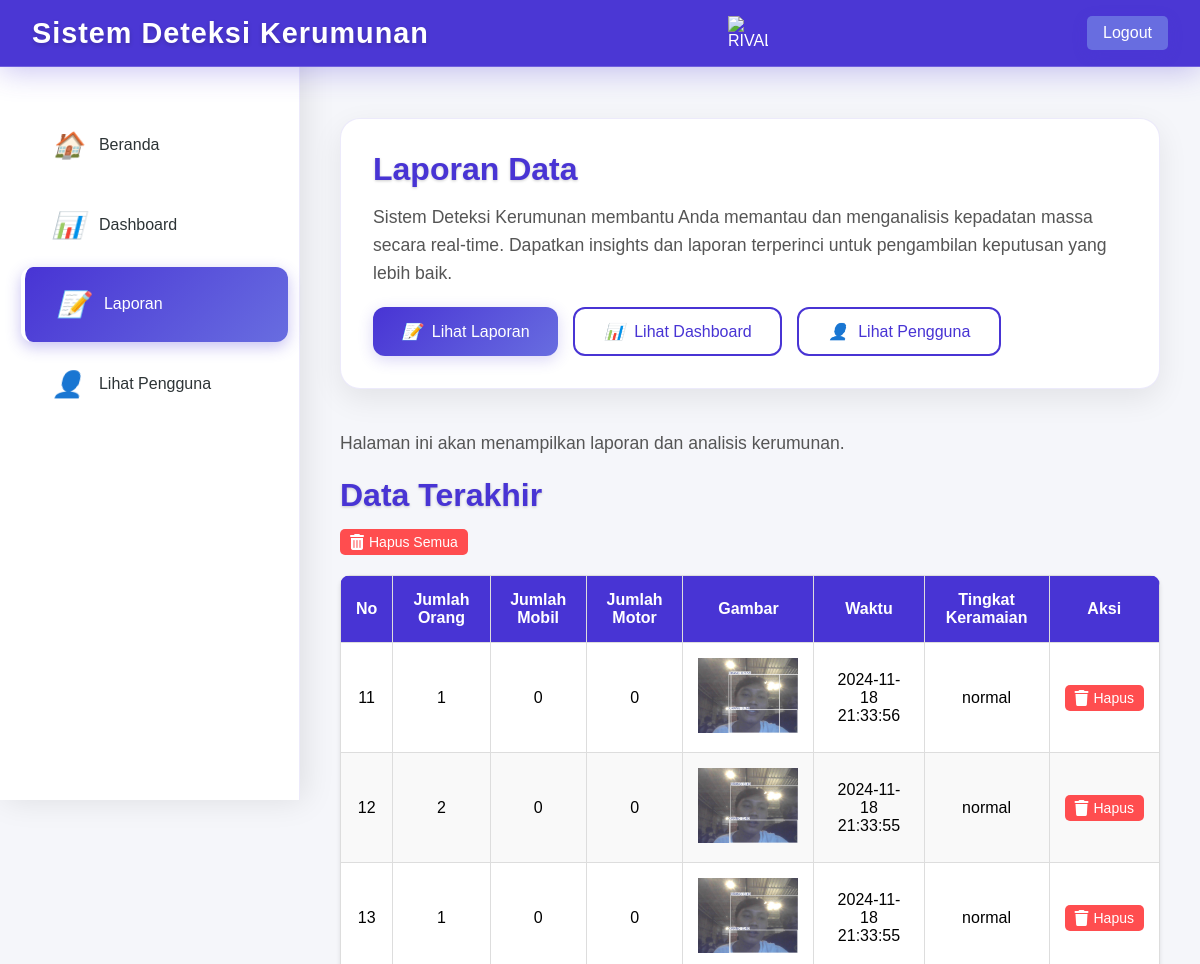
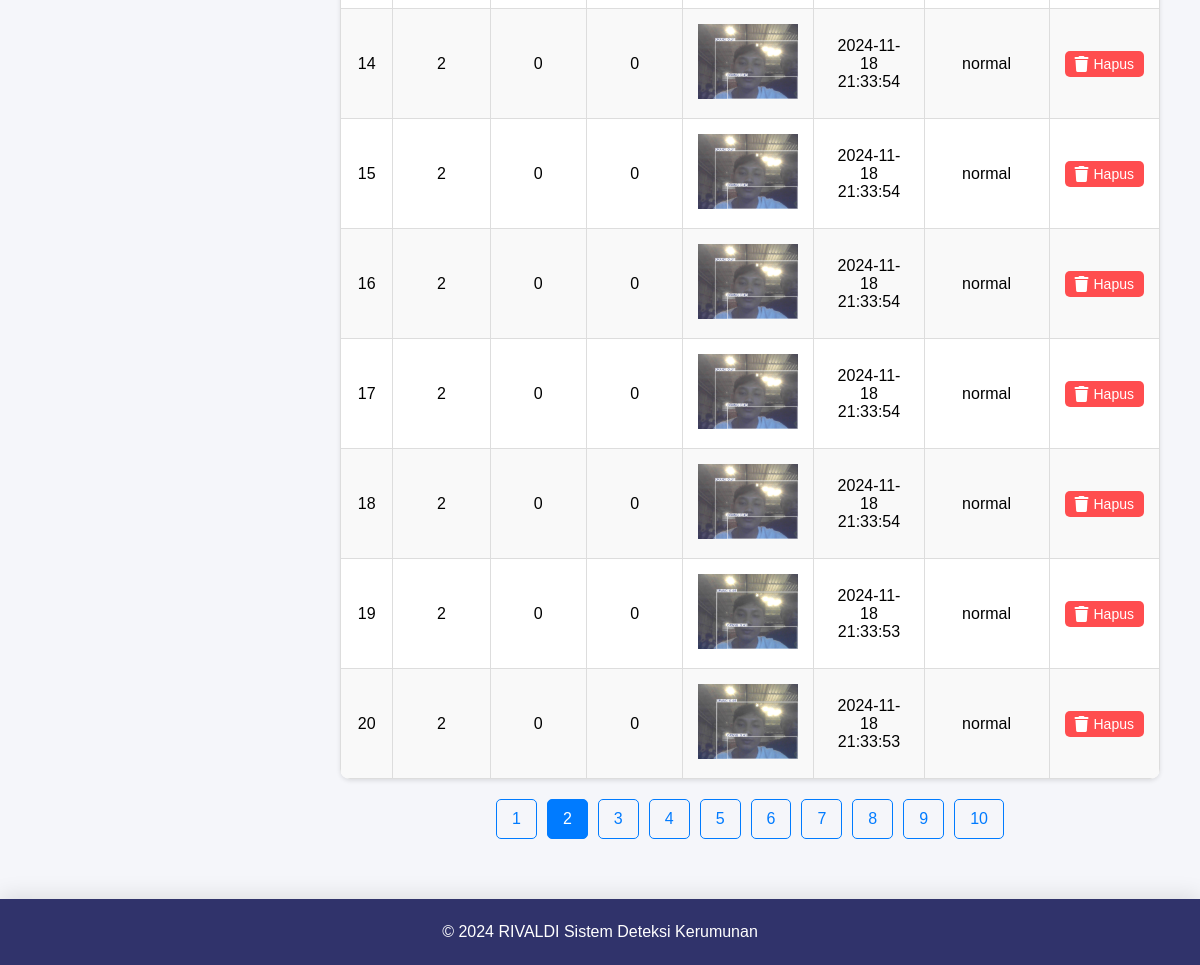
Screenshot of /laporan?page=2 (signed in) with the database file from the repository (2 pictures, top to bottom).
### tables this page shows
CREATE TABLE deteksi (
                                    id INTEGER PRIMARY KEY AUTOINCREMENT,
                                    orang INTEGER,
                                    mobil INTEGER,
                                    motor INTEGER,
                                    gambar TEXT,
                                    waktu TEXT,
                                    tingkat_keramaian TEXT
                                );

### app1.py (the view)
@app.route('/laporan')
def laporan():
    if 'user_id' not in session:
        flash('Please log in to access this page.')
        return redirect(url_for('login'))
    elif session['role'] not in ['admin', 'staf']:
        flash('Access denied: Admins and Staff only.')
        return redirect(url_for('index'))
    try:
        per_page = 10  # Number of items per page
        current_page = int(request.args.get('page', 1))  # Get the current page from query parameter
        with sqlite3.connect(DATABASE) as conn:
            cursor = conn.cursor()
            cursor.execute("SELECT COUNT(*) FROM deteksi")  # Count total data
            total_data = cursor.fetchone()[0]
            total_pages = (total_data + per_page - 1) // per_page  # Calculate total pages
            offset = (current_page - 1) * per_page  # Calculate the offset for the current page
            cursor.execute(
                "SELECT * FROM deteksi ORDER BY id DESC LIMIT ? OFFSET ?",
                (per_page, offset)
            )
            data = cursor.fetchall()
            for i in range(len(data)):
                data[i] = list(data[i])  # Convert tuple to list
                data[i][4] = f"/static/img/{data[i][4].split('/')[-1]}"  # Update image path
            logging.info("Fetched detection data successfully.")
        start_number = (current_page - 1) * per_page + 1
    except Exception as e:
        logging.error(f"Error fetching detection data: {e}")
        flash('An error occurred while fetching data.')
        data = []
        total_pages = 0
        current_page = 1
        start_number = 1
    return render_template(
        'laporan.html',
        data=data,
        total_pages=total_pages,
        current_page=current_page,
        start_number=start_number  # Pass the starting number to the template
    )

### templates/laporan.html (shortened to what this page needs)
<!DOCTYPE html>
<html lang="id">
<head>
    <link href="https://cdnjs.cloudflare.com/ajax/libs/font-awesome/6.0.0-beta3/css/all.min.css" rel="stylesheet">
</head>
<body>
    <header class="header">
        <h1>
            Sistem Deteksi Kerumunan
        </h1>
        <img src="https://i.ibb.co/pxX3fB6/RIVALDI-removebg.png" alt="RIVALDI" class="gambar-kecil">
        <a href="{{ url_for('logout') }}" class="btn logout-btn">Logout</a>
    </header>
    <br>
    <nav class="sidebar">
        <br>
        <a href="{{ url_for('index') }}">
            <i>🏠</i>
            Beranda
        </a>
        <a href="{{ url_for('dashboard') }}">
            <i>📊</i>
            Dashboard
        </a>
        <a href="{{ url_for('laporan') }}" class="active">
            <i>📝</i>
            Laporan
        </a>
        <a href="{{ url_for('view_users') }}">
            <i>👤</i>
            Lihat Pengguna
        </a>
    </nav>
    <main class="main-content">
        <div class="welcome-container">
            <div class="welcome-card">
                <h2>Laporan Data</h2>
                <p>Sistem Deteksi Kerumunan membantu Anda memantau dan menganalisis kepadatan massa secara real-time. Dapatkan insights dan laporan terperinci untuk pengambilan keputusan yang lebih baik.</p>
                <div class="btn-container">
                    <a href="{{ url_for('laporan') }}" class="btn">
                        <i>📝</i>
                        Lihat Laporan
                    </a>
                    <a href="{{ url_for('dashboard') }}" class="btn outline">
                        <i>📊</i>
                        Lihat Dashboard
                    </a>
                    <a href="{{ url_for('view_users') }}" class="btn outline">
                        <i>👤</i>
                        Lihat Pengguna
                    </a>
                </div>
            </div>
        </div>
        <div>
        <main>
            <p>Halaman ini akan menampilkan laporan dan analisis kerumunan.</p>
            <h2>Data Terakhir</h2>
            <form action="/delete_all" method="post">
                <button type="submit" onclick="return confirm('Apakah Anda yakin ingin menghapus semua entri?');">
                    <i class="fas fa-trash-alt"></i> Hapus Semua
                </button>
            </form>
            <table>
                <thead>
                    <tr>
                        <th>No</th>
                        <th>Jumlah Orang</th>
                        <th>Jumlah Mobil</th>
                        <th>Jumlah Motor</th>
                        <th>Gambar</th>
                        <th>Waktu</th>
                        <th>Tingkat Keramaian</th>
                        <th>Aksi</th>
                    </tr>
                </thead>
                <tbody id="data-table">
                    {% for entry in data %}
                    <tr>
                        <td>{{ start_number + loop.index - 1 }}</td>
                        <td>{{ entry[1] }}</td>
                        <td>{{ entry[2] }}</td>
                        <td>{{ entry[3] }}</td>
                        <td>
                            <img src="{{ entry[4] }}" alt="Foto" width="100">
                        </td>
                        <td>{{ entry[5] }}</td>
                        <td>{{ entry[6] }}</td>
                        <td>
                            <form action="/delete/{{ entry[0] }}" method="post" style="display:inline;">
                                <button type="submit" onclick="return confirm('Apakah Anda yakin ingin menghapus entri ini?');">
                                    <i class="fas fa-trash"></i> Hapus
                                </button>
                            </form>
                        </td>
                    </tr>
                    {% endfor %}
                </tbody>
            </table>
            <div class="pagination">
                {% for page in range(1, total_pages + 1) %}
                    <a href="?page={{ page }}" class="{% if page == current_page %}active{% endif %}">{{ page }}</a>
                {% endfor %}
            </div>
        </div>
        </main>
    <footer>
        © 2024 RIVALDI Sistem Deteksi Kerumunan
    </footer>
</body>
</html>

### templates/laporan.html (style rules this page uses)
:root { --primary: #4834d4; --secondary: #686de0; --accent: #30336b; --light: #f5f6fa; --text: #2d3436; --gradient: linear-gradient(135deg, #4834d4 0%, #686de0 100%); --glass: rgba(255, 255, 255, 0.1); --glass-border: rgba(255, 255, 255, 0.2); }
* { margin: 0; padding: 0; box-sizing: border-box; }
body { font-family: 'Poppins', sans-serif; background: var(--light); min-height: 100vh; display: flex; flex-direction: column; }
.header { display: flex; align-items: center; justify-content: space-between; background: rgba(72, 52, 212, 0.98); backdrop-filter: blur(10px); color: white; padding: 1rem 2rem; position: fixed; width: 100%; top: 0; z-index: 100; box-shadow: 0 4px 30px rgba(72, 52, 212, 0.3); border-bottom: 1px solid var(--glass-border); }
.header h1 { font-size: 1.8rem; font-weight: 600; letter-spacing: 1px; text-shadow: 0 2px 4px rgba(0,0,0,0.2); display: flex; align-items: center; gap: 10px; }
.header img.gambar-kecil { width: 40px; height: auto; }
.sidebar { background: rgba(255, 255, 255, 0.95); backdrop-filter: blur(10px); width: 300px; height: 100vh; position: fixed; left: 0; padding-top: 85px; transition: 0.4s ease; box-shadow: 4px 0 30px rgba(0,0,0,0.1); border-right: 1px solid rgba(72, 52, 212, 0.1); }
.sidebar a { color: var(--text); text-decoration: none; padding: 1.4rem 2rem; display: flex; align-items: center; gap: 15px; font-weight: 500; transition: all 0.3s ease; border-left: 4px solid transparent; margin: 0.3rem 1rem; border-radius: 12px; }
.sidebar a:hover, .sidebar a.active { background: var(--gradient); color: white; border-left: 4px solid white; transform: translateX(5px); box-shadow: 0 5px 15px rgba(72, 52, 212, 0.3); }
.sidebar a i { font-size: 1.6rem; transition: transform 0.3s ease; }
.main-content { margin-left: 300px; padding: 100px 40px 40px; animation: fadeIn 0.6s ease-out; }
.welcome-container { display: grid; grid-template-columns: repeat(auto-fit, minmax(300px, 1fr)); gap: 30px; margin-bottom: 40px; }
.welcome-card { background: white; border-radius: 20px; padding: 2rem; box-shadow: 0 10px 30px rgba(0,0,0,0.08); transition: 0.3s; border: 1px solid rgba(72, 52, 212, 0.1); }
.welcome-card h2 { color: var(--primary); font-size: 2rem; margin-bottom: 1rem; font-weight: 600; }
.welcome-card p { color: #666; line-height: 1.8; margin-bottom: 1.5rem; }
.btn-container { display: flex; gap: 15px; flex-wrap: wrap; }
.btn { padding: 0.8rem 1.8rem; background: var(--gradient); color: white; text-decoration: none; border-radius: 12px; transition: 0.3s; font-weight: 500; border: none; cursor: pointer; display: inline-flex; align-items: center; gap: 10px; box-shadow: 0 4px 15px rgba(72, 52, 212, 0.2); }
.btn.outline { background: transparent; border: 2px solid var(--primary); color: var(--primary); box-shadow: none; }
footer { background: var(--accent); color: white; text-align: center; padding: 1.5rem; margin-top: auto; box-shadow: 0 -4px 20px rgba(0,0,0,0.1); }
table { width: 100%; border-collapse: collapse; margin-top: 20px; background-color: white; box-shadow: 0 2px 4px rgba(0, 0, 0, 0.1); }
th, td { padding: 12px; text-align: center; border: 1px solid #ddd; }
th { background-color: #4285f4; color: white; }
tbody tr:nth-child(even) { background-color: #f9f9f9; }
tbody tr:nth-child(odd) { background-color: #ffffff; }
.main-content p { color: #555; font-size: 1.1rem; line-height: 1.6; margin-bottom: 20px; }
.main-content h2 { color: var(--primary); font-size: 2rem; margin-bottom: 15px; text-shadow: 0 1px 3px rgba(0, 0, 0, 0.2); }
table { border-radius: 10px; overflow: hidden; }
th, td { padding: 15px; text-align: center; }
th { background-color: var(--primary); color: white; font-weight: bold; }
.logout-btn { background: var(--secondary); color: white; padding: 0.5rem 1rem; border-radius: 5px; text-decoration: none; transition: background 0.3s; margin-left: 20px; }
.pagination { display: flex; justify-content: center; margin: 20px 0; }
.pagination a { padding: 10px 15px; margin: 0 5px; border: 1px solid #007bff; color: #007bff; text-decoration: none; border-radius: 5px; transition: background-color 0.3s, color 0.3s; }
.pagination a.active { background-color: #007bff; color: white; }
form button { display: flex; align-items: center; justify-content: center; gap: 5px; background-color: #ff4d4f; color: #fff; border: none; border-radius: 5px; padding: 5px 10px; cursor: pointer; font-size: 14px; transition: background-color 0.3s ease; }
form button i { font-size: 16px; }

### rows the page displays
deteksi: index "11", orang "1", mobil "0", motor "0", gambar (picture), waktu "2024-11-18 21:33:56", tingkat_keramaian "normal"
deteksi: index "12", orang "2", mobil "0", motor "0", gambar (picture), waktu "2024-11-18 21:33:55", tingkat_keramaian "normal"
deteksi: index "13", orang "1", mobil "0", motor "0", gambar (picture), waktu "2024-11-18 21:33:55", tingkat_keramaian "normal"
deteksi: index "14", orang "2", mobil "0", motor "0", gambar (picture), waktu "2024-11-18 21:33:54", tingkat_keramaian "normal"
deteksi: index "15", orang "2", mobil "0", motor "0", gambar (picture), waktu "2024-11-18 21:33:54", tingkat_keramaian "normal"
deteksi: index "16", orang "2", mobil "0", motor "0", gambar (picture), waktu "2024-11-18 21:33:54", tingkat_keramaian "normal"
deteksi: index "17", orang "2", mobil "0", motor "0", gambar (picture), waktu "2024-11-18 21:33:54", tingkat_keramaian "normal"
deteksi: index "18", orang "2", mobil "0", motor "0", gambar (picture), waktu "2024-11-18 21:33:54", tingkat_keramaian "normal"
deteksi: index "19", orang "2", mobil "0", motor "0", gambar (picture), waktu "2024-11-18 21:33:53", tingkat_keramaian "normal"
deteksi: index "20", orang "2", mobil "0", motor "0", gambar (picture), waktu "2024-11-18 21:33:53", tingkat_keramaian "normal"

### other values shown
{{ page }} "1" "2" "3" "4" "5" "6" "7" "8" "9" "10"
